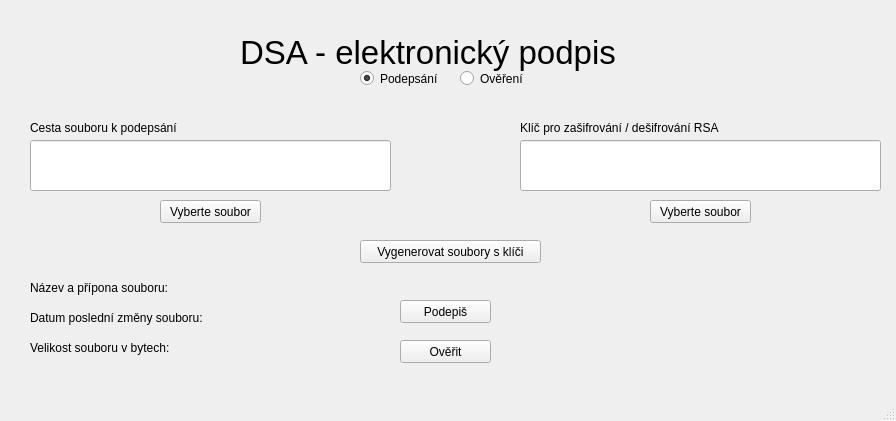
<?xml version="1.0" encoding="UTF-8"?>
<ui version="4.0">
 <class>MainWindow</class>
 <widget class="QMainWindow" name="MainWindow">
  <property name="geometry">
   <rect>
    <x>0</x>
    <y>0</y>
    <width>896</width>
    <height>421</height>
   </rect>
  </property>
  <property name="windowTitle">
   <string>MainWindow</string>
  </property>
  <widget class="QWidget" name="centralwidget">
   <widget class="QPushButton" name="chooseFileButton">
    <property name="geometry">
     <rect>
      <x>160</x>
      <y>200</y>
      <width>101</width>
      <height>23</height>
     </rect>
    </property>
    <property name="text">
     <string>Vyberte soubor</string>
    </property>
   </widget>
   <widget class="QLineEdit" name="filePath">
    <property name="geometry">
     <rect>
      <x>30</x>
      <y>140</y>
      <width>361</width>
      <height>51</height>
     </rect>
    </property>
    <property name="readOnly">
     <bool>true</bool>
    </property>
   </widget>
   <widget class="QLabel" name="label1">
    <property name="geometry">
     <rect>
      <x>30</x>
      <y>120</y>
      <width>201</width>
      <height>16</height>
     </rect>
    </property>
    <property name="text">
     <string>Cesta souboru k podepsání</string>
    </property>
   </widget>
   <widget class="QPushButton" name="signButton">
    <property name="geometry">
     <rect>
      <x>400</x>
      <y>300</y>
      <width>91</width>
      <height>23</height>
     </rect>
    </property>
    <property name="text">
     <string>Podepiš</string>
    </property>
   </widget>
   <widget class="QPushButton" name="generateKeyFilesButton">
    <property name="geometry">
     <rect>
      <x>360</x>
      <y>240</y>
      <width>181</width>
      <height>23</height>
     </rect>
    </property>
    <property name="text">
     <string>Vygenerovat soubory s klíči</string>
    </property>
   </widget>
   <widget class="QPushButton" name="chooseKeyFileButton">
    <property name="geometry">
     <rect>
      <x>650</x>
      <y>200</y>
      <width>101</width>
      <height>23</height>
     </rect>
    </property>
    <property name="text">
     <string>Vyberte soubor</string>
    </property>
   </widget>
   <widget class="QLineEdit" name="keyPath">
    <property name="geometry">
     <rect>
      <x>520</x>
      <y>140</y>
      <width>361</width>
      <height>51</height>
     </rect>
    </property>
    <property name="font">
     <font>
      <kerning>true</kerning>
     </font>
    </property>
    <property name="readOnly">
     <bool>true</bool>
    </property>
   </widget>
   <widget class="QLabel" name="label1_2">
    <property name="geometry">
     <rect>
      <x>520</x>
      <y>120</y>
      <width>271</width>
      <height>16</height>
     </rect>
    </property>
    <property name="text">
     <string>Klíč pro zašifrování / dešifrování RSA</string>
    </property>
   </widget>
   <widget class="QRadioButton" name="signRadio">
    <property name="geometry">
     <rect>
      <x>360</x>
      <y>70</y>
      <width>82</width>
      <height>17</height>
     </rect>
    </property>
    <property name="text">
     <string>Podepsání</string>
    </property>
    <property name="checked">
     <bool>true</bool>
    </property>
    <attribute name="buttonGroup">
     <string notr="true">buttonGroup</string>
    </attribute>
   </widget>
   <widget class="QRadioButton" name="verificationRadio">
    <property name="geometry">
     <rect>
      <x>460</x>
      <y>70</y>
      <width>82</width>
      <height>17</height>
     </rect>
    </property>
    <property name="text">
     <string>Ověření</string>
    </property>
    <attribute name="buttonGroup">
     <string notr="true">buttonGroup</string>
    </attribute>
   </widget>
   <widget class="QPushButton" name="verifyButton">
    <property name="geometry">
     <rect>
      <x>400</x>
      <y>340</y>
      <width>91</width>
      <height>23</height>
     </rect>
    </property>
    <property name="text">
     <string>Ověřit</string>
    </property>
   </widget>
   <widget class="QLabel" name="label">
    <property name="geometry">
     <rect>
      <x>240</x>
      <y>30</y>
      <width>561</width>
      <height>44</height>
     </rect>
    </property>
    <property name="font">
     <font>
      <pointsize>25</pointsize>
     </font>
    </property>
    <property name="text">
     <string>DSA - elektronický podpis</string>
    </property>
   </widget>
   <widget class="QLabel" name="label_2">
    <property name="geometry">
     <rect>
      <x>30</x>
      <y>280</y>
      <width>191</width>
      <height>16</height>
     </rect>
    </property>
    <property name="text">
     <string>Název a přípona souboru:</string>
    </property>
   </widget>
   <widget class="QLabel" name="label_3">
    <property name="geometry">
     <rect>
      <x>30</x>
      <y>310</y>
      <width>181</width>
      <height>16</height>
     </rect>
    </property>
    <property name="text">
     <string>Datum poslední změny souboru:</string>
    </property>
   </widget>
   <widget class="QLabel" name="label_4">
    <property name="geometry">
     <rect>
      <x>30</x>
      <y>340</y>
      <width>171</width>
      <height>16</height>
     </rect>
    </property>
    <property name="text">
     <string>Velikost souboru v bytech:</string>
    </property>
   </widget>
   <widget class="QLabel" name="Name_suffix">
    <property name="geometry">
     <rect>
      <x>180</x>
      <y>280</y>
      <width>211</width>
      <height>16</height>
     </rect>
    </property>
    <property name="text">
     <string/>
    </property>
   </widget>
   <widget class="QLabel" name="Date">
    <property name="geometry">
     <rect>
      <x>220</x>
      <y>310</y>
      <width>211</width>
      <height>16</height>
     </rect>
    </property>
    <property name="text">
     <string/>
    </property>
   </widget>
   <widget class="QLabel" name="File_size">
    <property name="geometry">
     <rect>
      <x>190</x>
      <y>340</y>
      <width>211</width>
      <height>16</height>
     </rect>
    </property>
    <property name="text">
     <string/>
    </property>
   </widget>
  </widget>
  <widget class="QStatusBar" name="statusbar"/>
 </widget>
 <resources/>
 <connections/>
 <buttongroups>
  <buttongroup name="buttonGroup"/>
 </buttongroups>
</ui>
